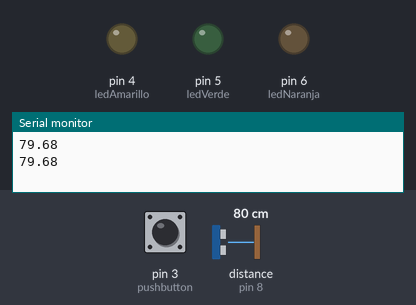
This sketch was run on a simulated Arduino Uno, built with avr-gcc and run on an emulated ATmega328P. Shown: output pins drawn as LEDs (lit = HIGH), the last lines printed to the serial monitor. Wiring (inferred from the names in the program): ultrasonic range finder: trigger pin 7; echo pin 8. Inputs (shaded band) come from the test bench; at power-on: pin 3 (pushbutton) LOW, distance to the obstacle (sensor on pin 8) 80 cm. The echo pulse lasts 58.3 µs per cm; pins used as bus, display or sensor lines are not drawn.

Above: at 1.8 s.
1.9 s: pin 3 (pushbutton) pulled HIGH for 1.2 s
At 2.7 s:
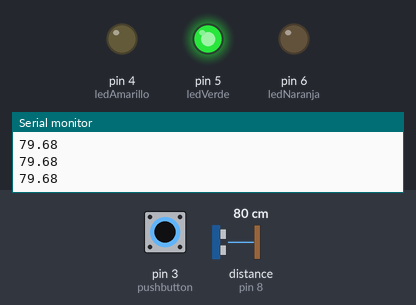
5.5 s: pin 3 (pushbutton) pulled HIGH for 3.2 s
At 9.5 s:
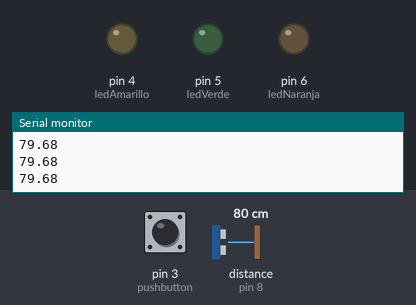
Timing chart, 0 to 11.0 s (numbered marks = the images above; inputs shaded):
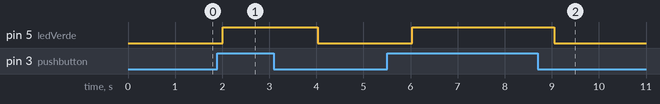

Measured:
- after the input at 1.9 s, pin 5 (ledVerde): LOW → HIGH after 0.12 s, → LOW 2.0 s later
- after the input at 5.5 s, pin 5 (ledVerde): LOW → HIGH after 0.54 s, → LOW 3.0 s later

The sketch:

Sensor_Ultrasonico.ino
```cpp
long tiempo;
int disparador = 7;   // triger
int entrada = 8;      // echo
float distancia;

int ledNaranja=6;  //leds
int ledVerde=5;
int ledAmarillo=4;
int pushbutton=3;
int val=0;

void setup(){
  pinMode(ledAmarillo,OUTPUT);
  pinMode(ledVerde,OUTPUT);
  pinMode(ledNaranja,OUTPUT);

  pinMode(disparador, OUTPUT);
  pinMode(entrada, INPUT);

  pinMode(pushbutton, INPUT);

  Serial.begin(9600);
}
void loop(){
//sensor

  digitalWrite(disparador, HIGH);
  delayMicroseconds(10);
  digitalWrite(disparador, LOW);
  tiempo = (pulseIn(entrada, HIGH)/2);
  distancia = float(tiempo * 0.0343);
//pusbutton value
   val = digitalRead(pushbutton);


  if (val == HIGH) {

  if(distancia <= 15.0){
    digitalWrite(ledAmarillo,HIGH);
    digitalWrite(ledVerde,LOW);
    digitalWrite(ledNaranja,LOW);
    }
    else if(distancia >15.0 && distancia <=30.0 ){
    digitalWrite(ledAmarillo,LOW);
    digitalWrite(ledVerde,LOW);
    digitalWrite(ledNaranja,HIGH);

      }
      else{
         digitalWrite(ledAmarillo,LOW);
         digitalWrite(ledVerde,HIGH);
         digitalWrite(ledNaranja,LOW);
        }
  }

  else{
         digitalWrite(ledAmarillo,LOW);
         digitalWrite(ledVerde,LOW);
         digitalWrite(ledNaranja,LOW);

    }

 // monitor serial print
  Serial.println(distancia);
  delay(1000);
}
```
